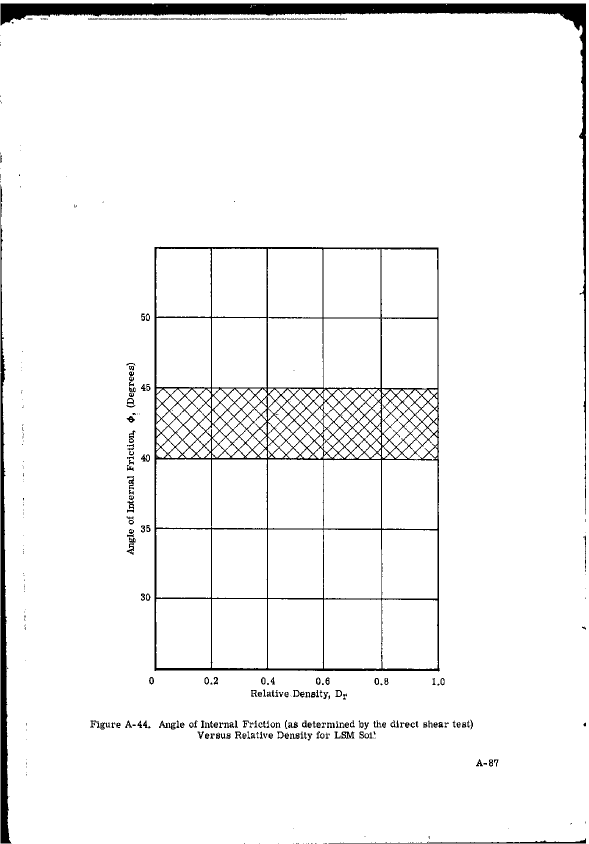
#> input picture img/1968-vol2/p0088.png, 1178 x 1688 px, found by its file name (shown at 1/2 size)
$ python runs.py
#> lines starting #> are read from the running program, lines starting #| are printed output that depends on the picture; after the words box and inside, x2 and y2 are one past the last pixel; in counts of white or black regions, pixels touching at a corner belong together
"""List dark runs along rows of the plot, with grid lines masked, to see the curve structure.
Usage: python runs.py v0 v1 step [u0 u1]"""
import sys, numpy as np
from PIL import Image
im = np.array(Image.open('packet/p0088.png').convert('L'))
#> im is the input picture: shape (1688, 1178); 95.4% white; 370 black regions (181 under 20 px), largest, box (x1, y1, x2, y2) and area: (309, 493, 880, 1343) 36988, (1, 7, 1172, 1029) 31019, (1, 369, 23, 1687) 10840
dark = im < 128
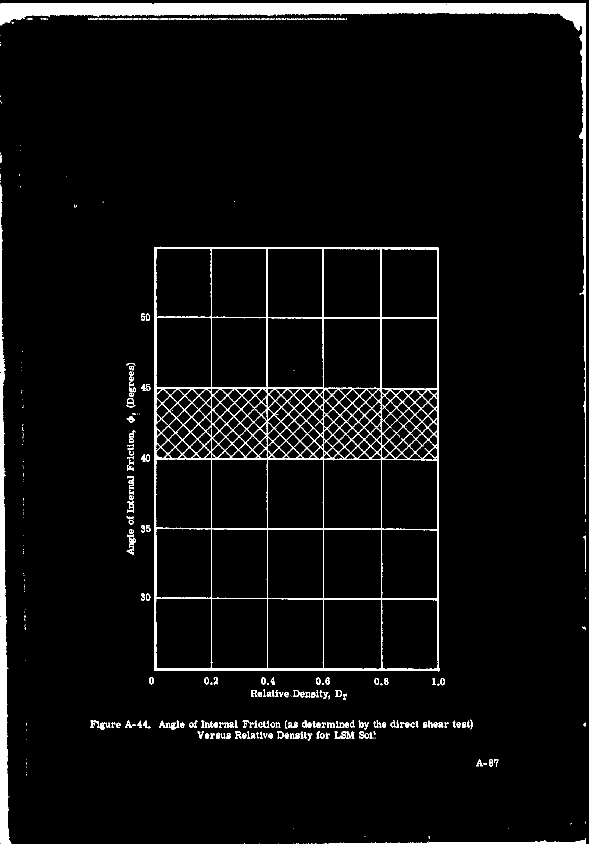
#> dark: shape (1688, 1178) bool (shown at 1/2 size); 4.6% white; 370 white regions (181 under 20 px), largest, box (x1, y1, x2, y2) and area: (309, 493, 880, 1343) 36988, (1, 7, 1172, 1029) 31019, (1, 369, 23, 1687) 10840
# grid lines (from plot_grid lines)
hrows = [1416.0,1618.5,1827.5,2034.5,2239.5,2446.0,2653.5,2861.0,3066.5,3274.5,3476.5,3689.0]
vcols = [541.0,749.5,958.0,1167.0,1369.0,1575.0,1782.0,1988.5]
mask = np.ones_like(dark)
for r in hrows:
    mask[int(r)-6:int(r)+7, :] = 0
for c in vcols:
    mask[:, int(c)-5:int(c)+6] = 0
ink = dark & mask.astype(bool)
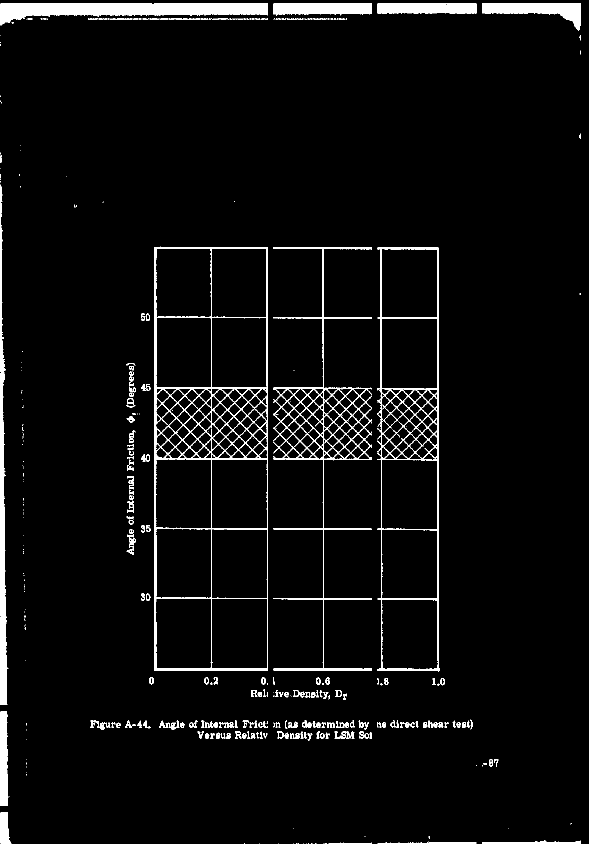
#> ink: shape (1688, 1178) bool (shown at 1/2 size); 4.2% white; 372 white regions (182 under 20 px), largest, box (x1, y1, x2, y2) and area: (309, 493, 536, 1342) 16583, (1, 7, 536, 51) 12723, (547, 494, 744, 1342) 10176
#> (the run stopped early here; a loop or call above may not have finished)

$ run again, with img/1968-vol2/p0003.png copied over img/1968-vol2/p0088.png
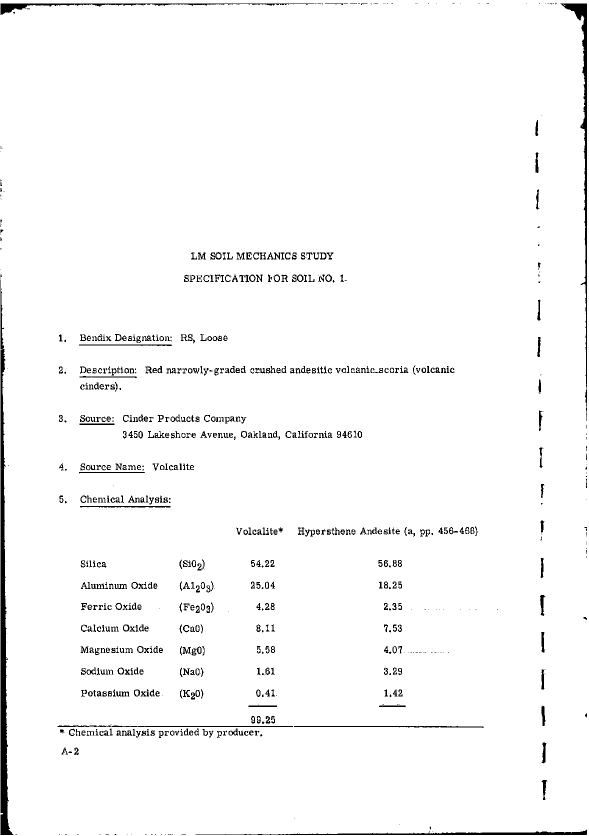
#> input picture img/1968-vol2/p0003.png, 1178 x 1671 px, found by its file name (shown at 1/2 size)
#> im is the input picture: shape (1671, 1178); 97.2% white; 763 black regions (242 under 20 px), largest, box (x1, y1, x2, y2) and area: (1, 560, 27, 1670) 9966, (1121, 7, 1174, 842) 4423, (391, 1659, 1174, 1670) 2632
#> `dark = im < 128`:
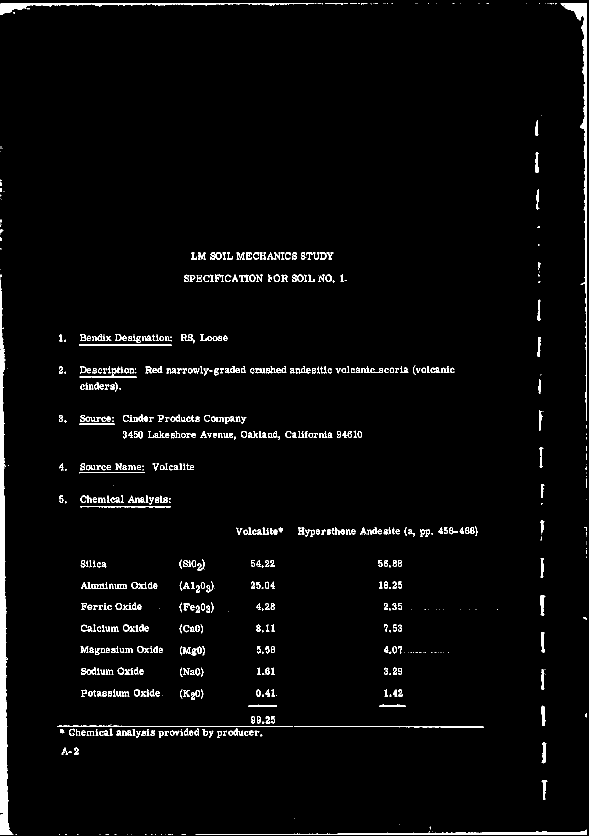
#> dark: shape (1671, 1178) bool (shown at 1/2 size); 2.8% white; 763 white regions (242 under 20 px), largest, box (x1, y1, x2, y2) and area: (1, 560, 27, 1670) 9966, (1121, 7, 1174, 842) 4423, (391, 1659, 1174, 1670) 2632
#> `ink = dark & mask.astype(bool)`:
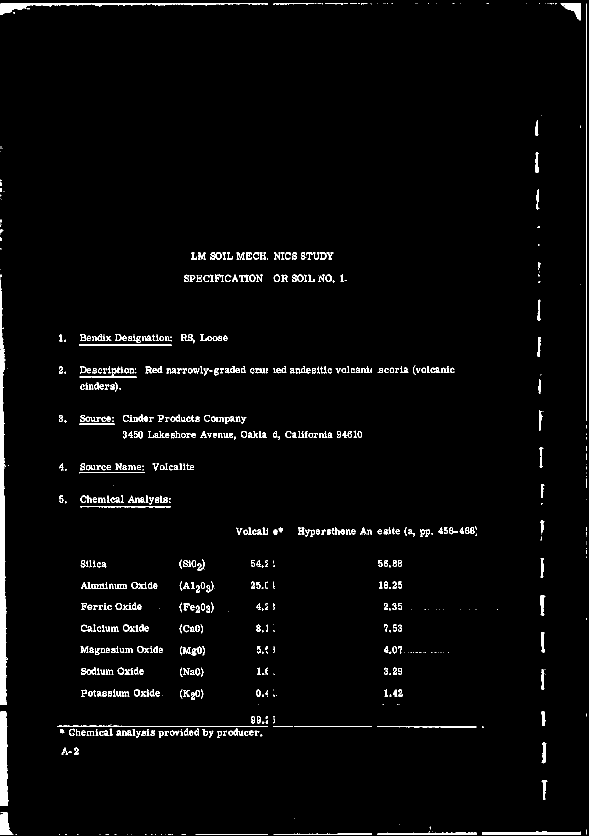
#> ink: shape (1671, 1178) bool (shown at 1/2 size); 2.5% white; 778 white regions (261 under 20 px), largest, box (x1, y1, x2, y2) and area: (1, 560, 16, 1410) 6402, (1, 1423, 18, 1612) 2480, (1, 7, 536, 30) 2048

$ run again, with img/1968-vol2/p0004.png copied over img/1968-vol2/p0088.png
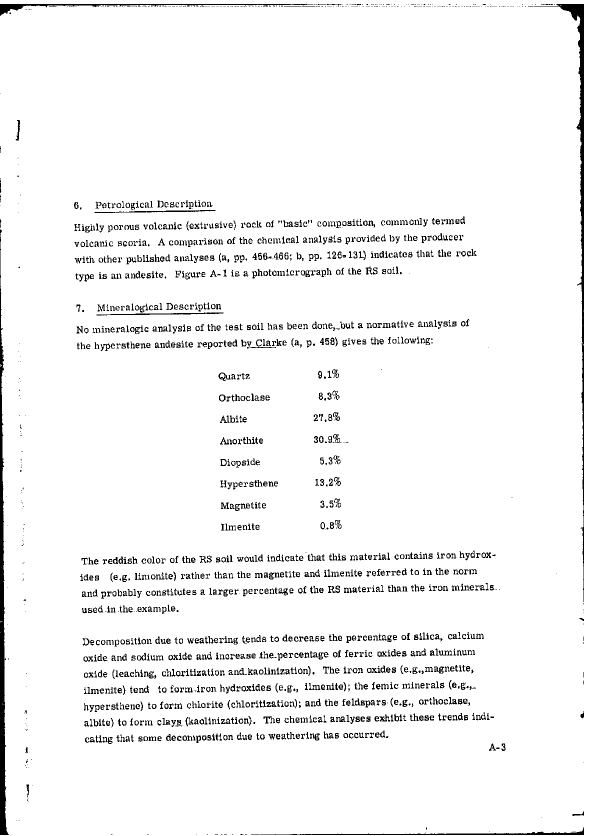
#> input picture img/1968-vol2/p0004.png, 1178 x 1671 px, found by its file name (shown at 1/2 size)
#> im is the input picture: shape (1671, 1178); 95.6% white; 1799 black regions (547 under 20 px), largest, box (x1, y1, x2, y2) and area: (0, 458, 18, 1670) 8020, (1068, 8, 1168, 1204) 6629, (0, 8, 627, 32) 2191
#> `dark = im < 128`:
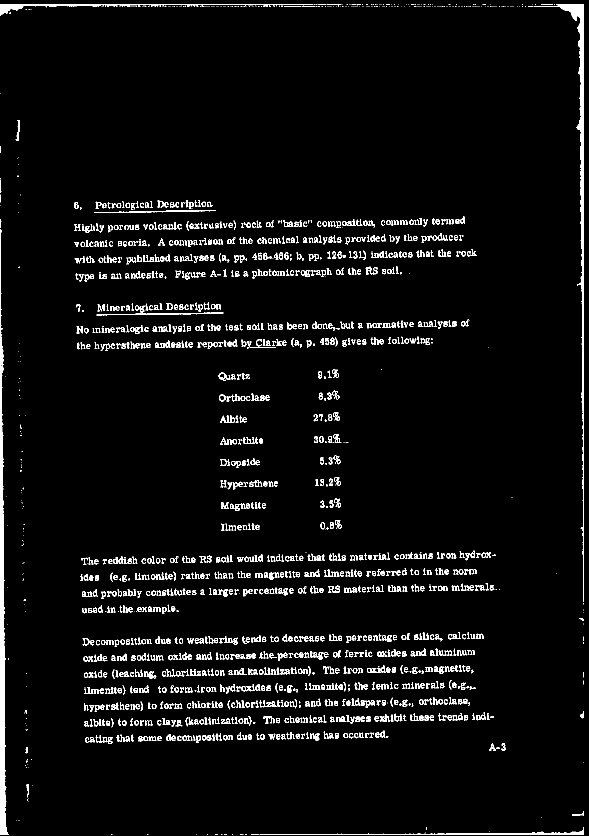
#> dark: shape (1671, 1178) bool (shown at 1/2 size); 4.4% white; 1799 white regions (547 under 20 px), largest, box (x1, y1, x2, y2) and area: (0, 458, 18, 1670) 8020, (1068, 8, 1168, 1204) 6629, (0, 8, 627, 32) 2191
#> `ink = dark & mask.astype(bool)`:
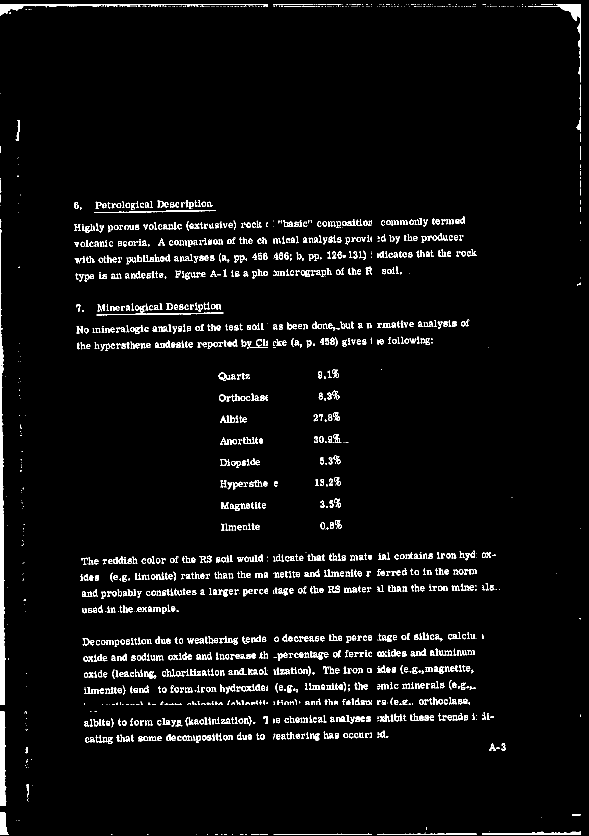
#> ink: shape (1671, 1178) bool (shown at 1/2 size); 3.9% white in thin lines or dots

$ run again, with img/1968-vol2/p0005.png copied over img/1968-vol2/p0088.png
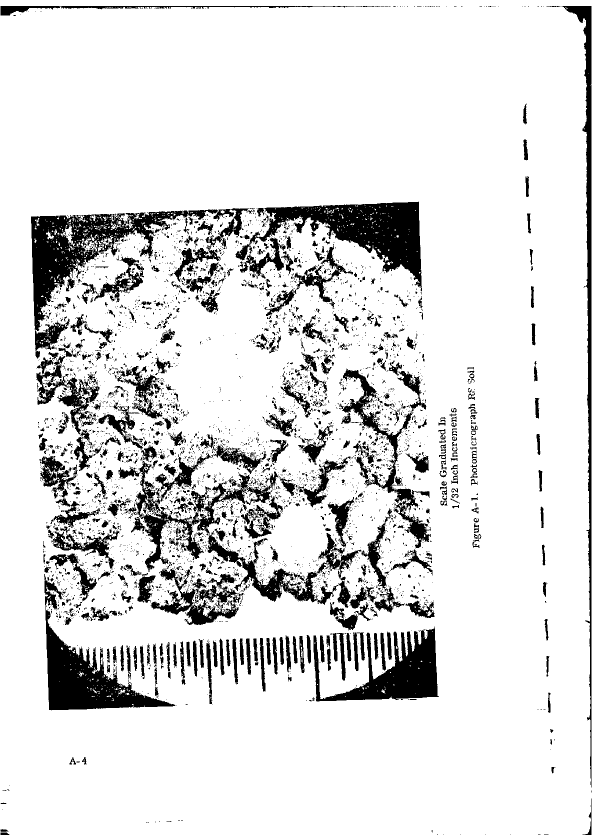
#> input picture img/1968-vol2/p0005.png, 1196 x 1671 px, found by its file name (shown at 1/2 size)
#> im is the input picture: shape (1671, 1196); 87.1% white; 4872 black regions (4265 under 20 px), largest, box (x1, y1, x2, y2) and area: (62, 418, 468, 717) 24967, (471, 403, 844, 582) 23679, (88, 1148, 350, 1421) 19021
#> `dark = im < 128`:
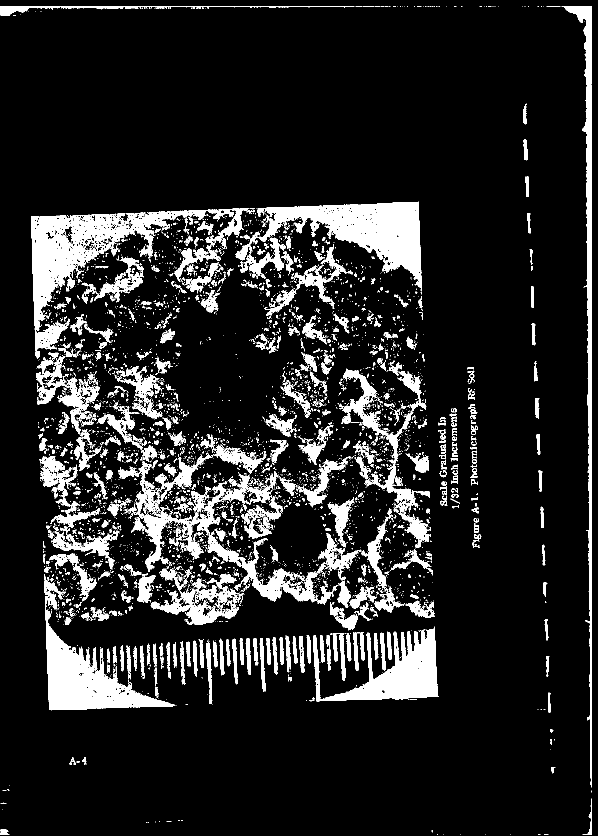
#> dark: shape (1671, 1196) bool (shown at 1/2 size); 12.9% white; 4872 white regions (4265 under 20 px), largest, box (x1, y1, x2, y2) and area: (62, 418, 468, 717) 24967, (471, 403, 844, 582) 23679, (88, 1148, 350, 1421) 19021
#> `ink = dark & mask.astype(bool)`:
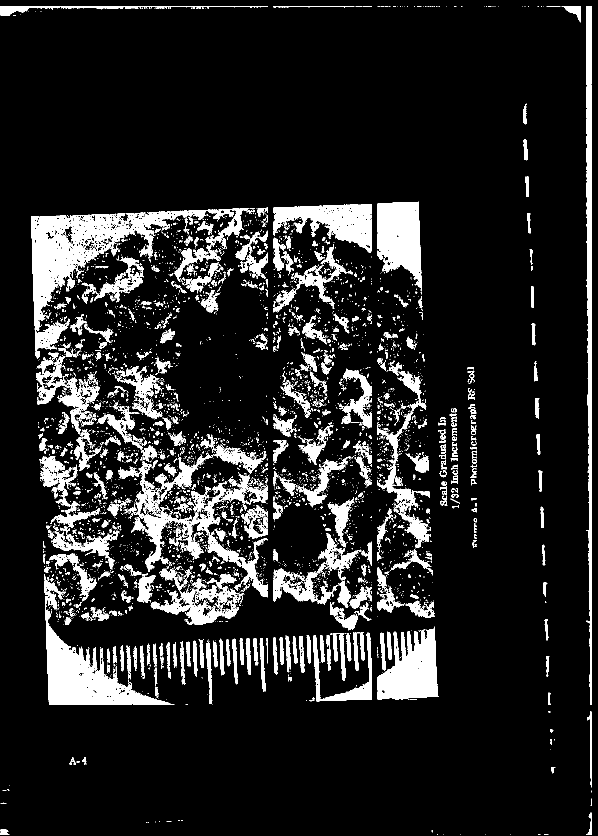
#> ink: shape (1671, 1196) bool (shown at 1/2 size); 12.4% white; 4802 white regions (4192 under 20 px), largest, box (x1, y1, x2, y2) and area: (62, 418, 468, 717) 24967, (88, 1148, 349, 1410) 17423, (257, 905, 536, 1144) 12576
